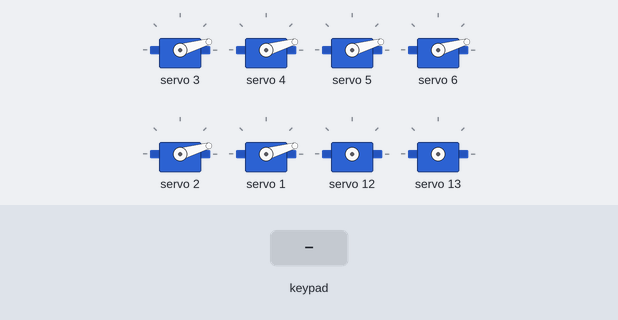
A sketch run on a simulated Arduino Uno, built with avr-gcc and run on an emulated ATmega328P. On the bench: 8 × servo. Inputs (shaded band) come from the test bench. What the sketch prints to the serial monitor is not drawn.

Above: at 1.2 s.
1.3 s: key 'R' pressed
At 1.9 s:
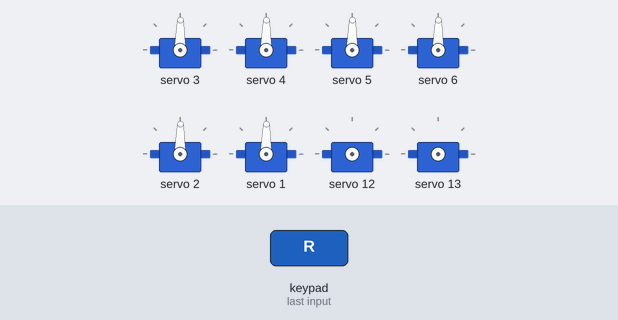
2.8 s: key 'O' pressed
4.3 s: key 'U' pressed
At 5.2 s:
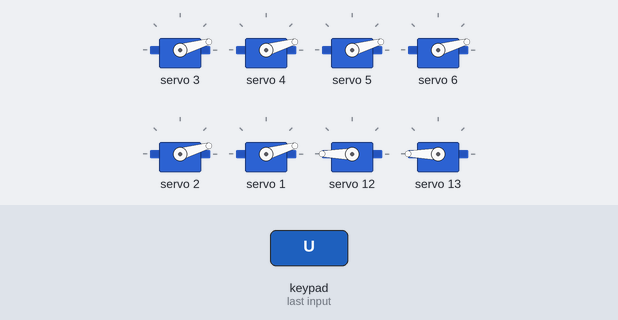
Timing chart, 0 to 7.3 s (numbered marks = the images above; inputs shaded):
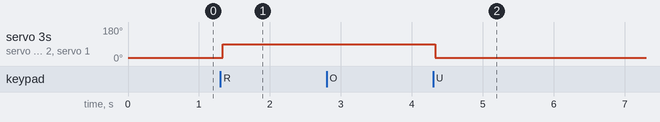

The sketch:

MakerBotwPS2.ino
```cpp
/*
 * A better version of MakerBotwPS2 example used with makerbot BANHMI hardware platform
 * This version simplify the joystick driving method, where the functionality stay the same.
 * Added new controling menthod, switch driving mode by pressing SELECT button
 * Added nitro like speed booster when holding L2
 *
 * Writen by Tu Dang - Makerviet
 */

#include "motors.h"
#include "PS2_controller.h"

void setup()
{

  Serial.begin(115200);
  initMotors();
  setupPS2controller();
  Serial.println("Done setup!");
  pwm.setOscillatorFrequency(27000000);
  pwm.setPWMFreq(50);  // Analog servos run at ~50 Hz updates
}

void loop()
{
  ps2x.read_gamepad(0, 0);
  PS2control();
  delay(25);

}
```

PS2_controller.h
```cpp
#include <PS2X_lib.h>

PS2X ps2x; // create PS2 Controller Class object

#define PS2_DAT 12 // MISO  19
#define PS2_CMD 13 // MOSI  23
#define PS2_SEL 15 // SS     5
#define PS2_CLK 14 // SLK   18

#define TOP_SPEED 4095
#define NORM_SPEED 1500
#define TURNING_FACTOR 1

#define SINGLE_HAND_DRIVING 0
#define TWO_HAND_DRIVING 1
int servo = 145;
int cuon = 0;
bool driving_mode = SINGLE_HAND_DRIVING;
void setupPS2controller()
{
  int err = -1;
  while (err != 0)
  {
    err = ps2x.config_gamepad(PS2_CLK, PS2_CMD, PS2_SEL, PS2_DAT, true, true);
  }
}
bool PS2control()
{
  int speed = NORM_SPEED;
  if (ps2x.Button(PSB_R2))
    speed = TOP_SPEED;
   if (ps2x.ButtonPressed(PSB_SELECT))
    driving_mode =! driving_mode;

  int nJoyX = 128 - ps2x.Analog(PSS_RX); // read x-joystick
  int nJoyY = 128 - (driving_mode ? ps2x.Analog(PSS_LY) :ps2x.Analog(PSS_RY)); // read y-joystick
  int nMotMixL;                          // Motor (left) mixed output
  int nMotMixR;                          // Motor (right) mixed output


  bool temp = (nJoyY * nJoyX > 0);
  if (nJoyX) // Turning
  {
  nMotMixL = -nJoyX + (nJoyY * temp);
  nMotMixR = nJoyX + (nJoyY * !temp);
  }
  else // Forward or Reverse
  {
    nMotMixL = nJoyY;
    nMotMixR = nJoyY;
  }


  int c1 = 0, c2 = 0, c3 = 0, c4 = 0;

  if (nMotMixR > 0)
  {
    c3 = nMotMixR;
    c3 = map(c3, 0, 128, 0, speed);
  }

  else if (nMotMixR < 0)
  {
    c4 = abs(nMotMixR) + 1;
    c4 = map(c4, 0, 128, 0, speed);
  }

  if (nMotMixL > 0)
  {
    c1 = nMotMixL;
    c1 = map(c1, 0, 128, 0, speed);
  }
  else if (nMotMixL < 0)
  {
    c2 = abs(nMotMixL)+1;
    c2 = map(c2, 0, 128, 0, speed);
  }
  if ( ps2x.Button(PSB_PAD_LEFT)){
    servo = 80;

  }
  if ( ps2x.Button(PSB_PAD_RIGHT) ){
    servo = 300;

  }
  if ( ps2x.Button(PSB_PAD_UP) || ps2x.Button(PSB_PAD_DOWN)  ){
    servo = 145;

  }
  if ( ps2x.Button(PSB_RED) ){
    cuon = 1024;

  }
  if ( ps2x.Button(PSB_PINK)){
    cuon = 2048;

  }
    if ( ps2x.Button(PSB_BLUE)){
    cuon = 0;

  }
  setPWMMotors(c1, c2, c3, c4);
  Serial.print ( "servo:" );
  quayservo(servo);
  roller(cuon);
//  Serial.println (servo);
  return 1;
}
```

motors.h
```cpp
#include <stdio.h>
#include <Wire.h>
#include <Adafruit_PWMServoDriver.h>

#define MIN_PWM 0
#define MAX_PWM 4095

// PWM channels of pca9685 0-16
#define PWM_CHANNEL1 8
#define PWM_CHANNEL2 9
#define PWM_CHANNEL3 10
#define PWM_CHANNEL4 11

Adafruit_PWMServoDriver pwm = Adafruit_PWMServoDriver();

void setPWMMotors(int c1, int c2, int c3, int c4)
{

  pwm.setPWM(PWM_CHANNEL1, 0, c1);
  pwm.setPWM(PWM_CHANNEL2, 0, c2);
  pwm.setPWM(PWM_CHANNEL3, 0, c3);
  pwm.setPWM(PWM_CHANNEL4, 0, c4);
}

void initMotors()
{
  Wire.begin(); // SDA, SCL,400000);
  pwm.begin();
  pwm.setOscillatorFrequency(27000000);
  pwm.setPWMFreq(1600);
  Wire.setClock(400000);

  setPWMMotors(0, 0, 0, 0);
}

void quayservo(int b){
  pwm.setPWM(3, 0, b);
  pwm.setPWM(4, 0, b);
  pwm.setPWM(5, 0, b);
  pwm.setPWM(6, 0, b);
  pwm.setPWM(2, 0, b);
  pwm.setPWM(1, 0, b);
}
void roller(int b){
  pwm.setPWM(12, 0, b);
  pwm.setPWM(13, -b, 0);
}
```

Measured:
- after the input at 1.3 s, servo 3–6, servo 2, servo 1: 16° → 89° at once
- after the input at 4.3 s, servo 3–6, servo 2, servo 1: 89° → 16° at once
